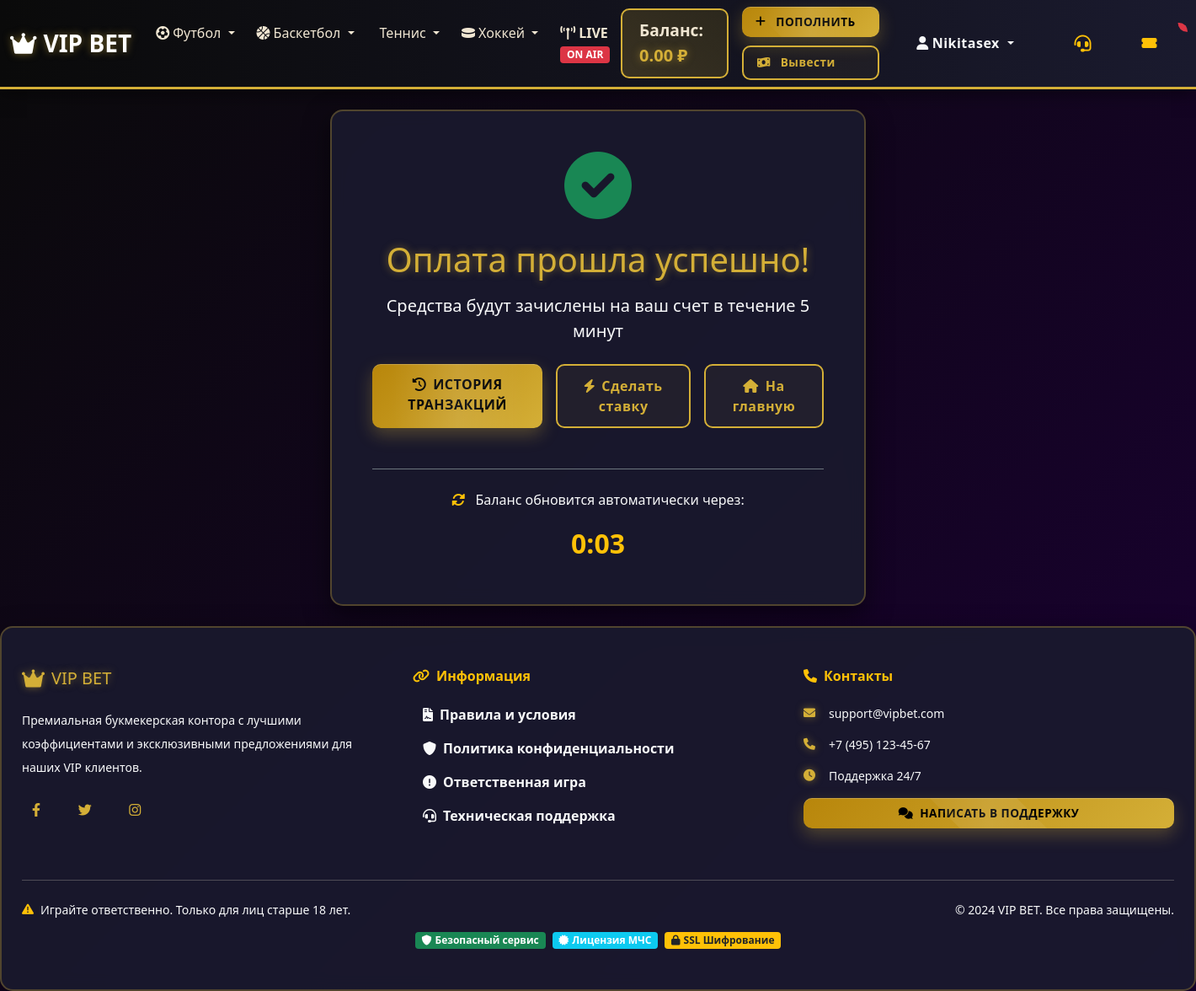
Screenshot of /payments/success/ (signed in) with the database file from the repository.
### matches/models.py (models this page shows, shortened)
class Sport(models.Model):
    SPORT_CHOICES = [
        ('football', '⚽ Футбол'),
        ('basketball', '🏀 Баскетбол'),
        ('tennis', '🎾 Теннис'),
        ('hockey', '🏒 Хоккей'),
        ('boxing', '🥊 Бокс'),
        ('esports', '🎮 Киберспорт'),
        ('volleyball', '🏐 Волейбол'),
        ('baseball', '⚾ Бейсбол'),
    ]
    name = models.CharField(max_length=100, verbose_name='Название')
    slug = models.SlugField(unique=True, verbose_name='URL')
    icon = models.CharField(max_length=50, default='fas fa-trophy', verbose_name='Иконка')
    order = models.IntegerField(default=0, verbose_name='Порядок')
    is_active = models.BooleanField(default=True, verbose_name='Активен')
    class Meta:
        verbose_name = 'Вид спорта'
        verbose_name_plural = 'Виды спорта'
        ordering = ['order', 'name']

### users/models.py (models this page shows, shortened)
class CustomUser(AbstractUser):
    phone = models.CharField(max_length=20, blank=True, verbose_name='Телефон')
    birth_date = models.DateField(null=True, blank=True, verbose_name='Дата рождения')
    balance = models.DecimalField(max_digits=15, decimal_places=2, default=0.00, verbose_name='Баланс')
    is_verified = models.BooleanField(default=False, verbose_name='Верифицирован')
    created_at = models.DateTimeField(auto_now_add=True, verbose_name='Дата регистрации')
    updated_at = models.DateTimeField(auto_now=True, verbose_name='Дата обновления')
    class Meta:
        verbose_name = 'Пользователь'
        verbose_name_plural = 'Пользователи'
        ordering = ['-date_joined']

### payments/views.py (the view)
# urls.py: path('success/', views.payment_success, name='payment_success'),
@login_required
def payment_success(request):
    payment_id = request.GET.get('payment_id')
    context = {
        'payment_id': payment_id,
        'title': 'Оплата успешна',
    }
    return render(request, 'payments/success.html', context)

### core/context_processors.py (called while the page is built)
def sports_menu(request):
    sports = Sport.objects.filter(is_active=True)
    return {'sports_menu': sports}

def user_balance(request):
    if request.user.is_authenticated:
        return {'user_balance': request.user.balance}
    return {'user_balance': 0}

### templates/payments/success.html (shortened to what this page needs)
{% extends 'base.html' %}
{% block content %}
<div class="container">
    <div class="row justify-content-center">
        <div class="col-lg-6">
            <div class="luxury-card p-5 text-center">
                <div class="mb-4">
                    <i class="fas fa-check-circle fa-5x text-success"></i>
                </div>
                <h1 class="gold-text mb-3">Оплата прошла успешно!</h1>
                <p class="text-light fs-5 mb-4">Средства будут зачислены на ваш счет в течение 5 минут</p>
                <div class="d-flex flex-column flex-md-row justify-content-center gap-3">
                    <a href="{% url 'payments:transactions' %}" class="btn btn-gold">
                        <i class="fas fa-history me-2"></i>История транзакций
                    </a>
                    <a href="{% url 'matches:match_list' %}" class="btn btn-outline-gold">
                        <i class="fas fa-bolt me-2"></i>Сделать ставку
                    </a>
                    <a href="{% url 'core:home' %}" class="btn btn-outline-gold">
                        <i class="fas fa-home me-2"></i>На главную
                    </a>
                </div>
                <div class="mt-5 pt-4 border-top border-secondary">
                    <p class="text-light mb-3">
                        <i class="fas fa-sync-alt me-2 text-warning"></i>
                        Баланс обновится автоматически через:
                    </p>
                    <div class="fs-2 fw-bold text-warning" id="countdown">0:05</div>
                </div>
            </div>
        </div>
    </div>
</div>
{% endblock %}

### templates/core/header.html (shortened to what this page needs)
<header class="navbar-luxury">
    <nav class="navbar navbar-expand-lg navbar-dark">
        <div class="container-fluid">
            <a class="navbar-brand gold-text fw-bold fs-3" href="{% url 'core:home' %}">
                <i class="fas fa-crown me-2"></i>VIP BET
            </a>
            <div class="collapse navbar-collapse" id="navbarMain">
                <ul class="navbar-nav me-auto">
                    {% for sport in sports_menu %}
                    <li class="nav-item dropdown">
                        <a class="nav-link nav-link-luxury dropdown-toggle" href="#" role="button"
                           data-bs-toggle="dropdown" aria-expanded="false">
                            <i class="fas fa-{{ sport.icon }} me-1"></i>{{ sport.name }}
                        </a>
                    </li>
                    {% endfor %}
                    <li class="nav-item">
                        <a class="nav-link nav-link-luxury text-danger fw-bold" href="{% url 'core:live_matches' %}">
                            <i class="fas fa-broadcast-tower me-1"></i>LIVE
                            <span class="badge bg-danger blink">ON AIR</span>
                        </a>
                    </li>
                </ul>
                <div class="d-flex align-items-center">
                    {% if user.is_authenticated %}
                    <div class="balance-display me-3">
                        <span class="me-2">Баланс:</span>
                        <span class="gold-text fw-bold fs-5 user-balance">{{ user.balance|default:"0.00" }} ₽</span>
                    </div>
                    <div class="btn-group-luxury me-3">
                        <a href="{% url 'payments:deposit' %}" class="btn btn-gold btn-sm d-flex align-items-center">
                            <i class="fas fa-plus"></i><span class="ms-1">Пополнить</span>
                        </a>
                        <a href="{% url 'payments:withdraw' %}" class="btn btn-outline-gold btn-sm d-flex align-items-center">
                            <i class="fas fa-money-bill-wave"></i><span class="ms-1">Вывести</span>
                        </a>
                    </div>
<div class="dropdown">
    <button class="btn btn-outline-light dropdown-toggle" type="button"
            data-bs-toggle="dropdown" aria-expanded="false">
        <i class="fas fa-user me-1"></i>{{ user.username }}
    </button>
</div>
                    {% endif %}
                    <a href="{% url 'core:support' %}" class="btn btn-link text-warning ms-3"
                       data-bs-toggle="tooltip" title="Техническая поддержка">
                        <i class="fas fa-headset fa-lg"></i>
                    </a>
                    {% if user.is_authenticated %}
                    <div class="dropdown ms-2">
                        <button class="btn btn-outline-warning position-relative"
                                data-bs-toggle="dropdown">
                            <i class="fas fa-ticket-alt"></i>
                            <span id="betSlipCount" class="position-absolute top-0 start-100 translate-middle badge rounded-pill bg-danger">
                            </span>
                        </button>
                    </div>
                    {% endif %}
                </div>
            </div>
        </div>
    </nav>
</header>

### static/css/style.css (style rules this page uses)
:root { --gold: #D4AF37; --dark-gold: #B8860B; --light-gold: #FFD700; --dark-bg: #0a0a0a; --darker-bg: #050505; --light-bg: #1a1a2e; --text-light: #f0e6d2; --text-dark: #333; --success: #28a745; --danger: #dc3545; --warning: #ffc107; --info: #17a2b8; }
body { background: linear-gradient(135deg, var(--dark-bg) 0%, var(--light-bg) 100%); color: var(--text-light); font-family: 'Segoe UI', Tahoma, Geneva, Verdana, sans-serif; min-height: 100vh; background-attachment: fixed; }
.luxury-card { background: rgba(26, 26, 46, 0.9); border: 2px solid rgba(212, 175, 55, 0.3); border-radius: 15px; box-shadow: 0 10px 30px rgba(0, 0, 0, 0.5); transition: all 0.3s ease; backdrop-filter: blur(10px); }
.gold-text { color: var(--gold); text-shadow: 0 0 10px rgba(212, 175, 55, 0.5); }
.btn { border-radius: 10px; font-weight: 600; padding: 12px 28px; transition: all 0.3s cubic-bezier(0.23, 1, 0.320, 1); letter-spacing: 0.5px; position: relative; overflow: hidden; border: none; }
.btn i { margin-right: 8px; }
.btn-gold { background: linear-gradient(135deg, var(--dark-gold) 0%, var(--gold) 50%, var(--light-gold) 100%); background-size: 200% 200%; color: #000; font-weight: bold; text-transform: uppercase; box-shadow: 0 8px 20px rgba(212, 175, 55, 0.3), inset 0 1px 0 rgba(255, 255, 255, 0.2); position: relative; }
.btn-gold::before { content: ''; position: absolute; top: -50%; left: -50%; width: 200%; height: 200%; background: linear-gradient(45deg, transparent 30%, rgba(255, 255, 255, 0.1) 50%, transparent 70%); transform: rotate(45deg); animation: buttonShine 3s infinite; }
.btn-outline-gold { border: 2px solid var(--gold); color: var(--gold); background: rgba(212, 175, 55, 0.05); font-weight: 600; position: relative; }
.btn-outline-gold::before { content: ''; position: absolute; top: 0; left: -100%; width: 100%; height: 100%; background: var(--gold); z-index: -1; transition: left 0.4s ease; }
.btn-sm { padding: 8px 16px; font-size: 0.85rem; }
.navbar-luxury { background: linear-gradient(90deg, var(--dark-bg) 0%, var(--light-bg) 100%); border-bottom: 3px solid var(--gold); box-shadow: 0 4px 20px rgba(0, 0, 0, 0.5); }
.nav-link-luxury { color: var(--text-light) !important; font-weight: 500; padding: 10px 20px; margin: 0 5px; border-radius: 5px; transition: all 0.3s; }
.balance-display { background: linear-gradient(45deg, rgba(212, 175, 55, 0.2), rgba(255, 215, 0, 0.1)); border: 2px solid var(--gold); border-radius: 10px; padding: 10px 20px; font-size: 1.2em; font-weight: bold; }

### static/css/luxury.css (style rules this page uses)
.bg-luxury { background: linear-gradient(135deg, #0a0a0a 0%, #1a0033 25%, #33001a 50%, #001a33 75%, #0a0a0a 100%); background-size: 400% 400%; animation: gradientBG 15s ease infinite; }
.btn-group-luxury { display: flex; gap: 12px; flex-wrap: wrap; align-items: center; }

### static/css/buttons.css (style rules this page uses)
:root { --transition-smooth: all 0.35s cubic-bezier(0.34, 1.56, 0.64, 1); --transition-fast: all 0.2s ease; }
.btn-gold { position: relative; overflow: hidden; }
.btn-gold::after { content: ''; position: absolute; top: 50%; left: 50%; width: 0; height: 0; border-radius: 50%; background: rgba(255, 255, 255, 0.2); transform: translate(-50%, -50%); transition: width 0.6s, height 0.6s; }
.btn-outline-gold { position: relative; }
.btn-outline-gold::before { content: ''; position: absolute; top: 0; left: 0; width: 100%; height: 100%; background: var(--gold); z-index: -1; opacity: 0; transition: opacity 0.3s ease; }
.btn-group-luxury { display: flex; gap: 10px; flex-wrap: wrap; }
.btn-group-luxury .btn { flex: 1; min-width: 120px; }
.btn i { display: inline-block; transition: var(--transition-fast); }

### static/css/mobile.css (style rules this page uses)
html, body { -webkit-text-size-adjust: 100%; }

### rows the page displays
Sport: name "Футбол"
Sport: name "Баскетбол"
Sport: name "Теннис"
Sport: name "Хоккей"
CustomUser: balance "0.00", username "Nikitasex"
